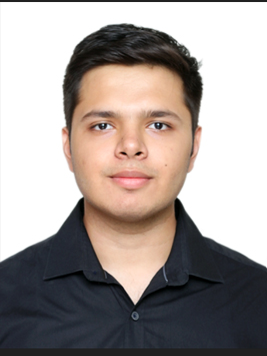
#> input picture CV2 Project/Mypic.png, 267 x 356 px, found by its file name
$ python pic_border.py
#> lines starting #> are read from the running program, lines starting #| are printed output that depends on the picture
import cv2 as cv

img = cv.imread('CV2 Project\Mypic.png')
#> img is the input picture: shape (356, 267, 3); mean B, G, R 152.4, 156, 164.8
height, width = img.shape[:2]
#> height = 356; width = 267
print(height, width)
#| 356 267

cv.line(img, (2,0),(2,355),(0, 0,120),4)
cv.line(img, (2,0),(266,0),(0, 0,120),4)
cv.line(img, (0,355),(266,355),(0, 0, 120),4)
cv.line(img, (266,0),(266,355),(0, 0,120),4)
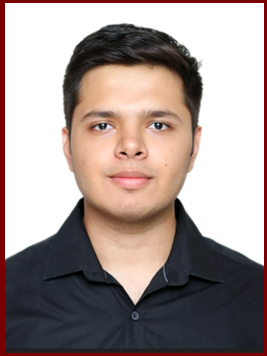
#> img: shape (356, 267, 3); mean B, G, R 145.3, 149, 163.4


cv.imshow('image',img)
cv.waitKey(0)
cv.destroyAllWindows()

$ run again, with CV2 Project/lake-7316684_1280.jpg saved as CV2 Project/Mypic.png
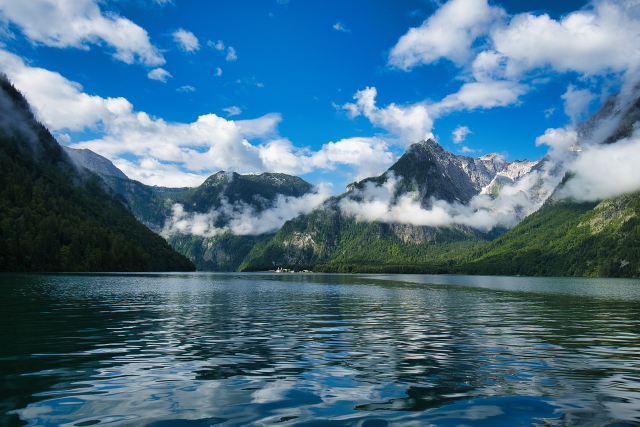
#> input picture CV2 Project/lake-7316684_1280.jpg, 1280 x 853 px, found by its file name (shown at 1/2 size)
#> img is the input picture: shape (853, 1280, 3); mean B, G, R 135.5, 112.2, 72.9
#| 853 1280
#> `cv.line(img, (266,0),(266,355),(0, 0,120),4)`:
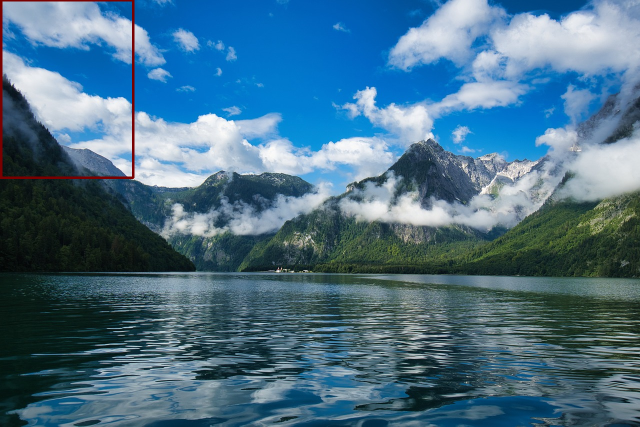
#> img: shape (853, 1280, 3) (shown at 1/2 size); mean B, G, R 134.8, 111.6, 73.1
